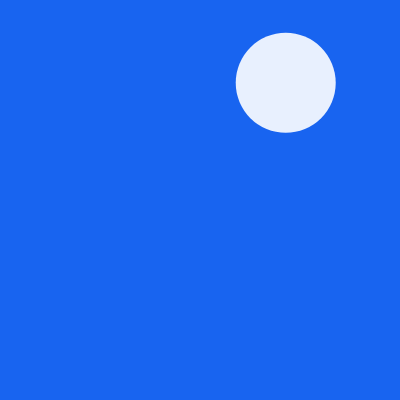
Frame 1 (no input)
Frame 60 (no input): identical to frame 1, image omitted
Frame 120 (the mouse pressed at the canvas centre since frame 60): identical to frame 1, image omitted

The p5.js sketch that drew this single still picture (run headless with seeded random() and noise() and a simulated clock; from frame 60 on, the mouse is pressed at the canvas centre):

// p5.js sketch
// ── sketch.js
let x = 200;
let y = 200;

function setup() {
  createCanvas(400, 400);

  x = random(0, width);
  y = random(0, height);
}

function draw() {
  background(24, 100, 240);
  noStroke();
  fill(232, 240, 254);
  circle(x, y, 100);
}
